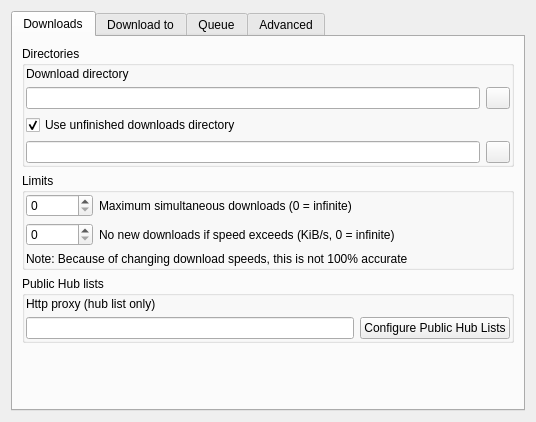
<?xml version="1.0" encoding="UTF-8"?>
<ui version="4.0">
 <class>UISettingsDownloads</class>
 <widget class="QWidget" name="UISettingsDownloads">
  <property name="geometry">
   <rect>
    <x>0</x>
    <y>0</y>
    <width>536</width>
    <height>422</height>
   </rect>
  </property>
  <property name="windowTitle">
   <string>Form</string>
  </property>
  <layout class="QGridLayout" name="gridLayout_5">
   <item row="0" column="1">
    <widget class="QTabWidget" name="tabWidget">
     <property name="sizePolicy">
      <sizepolicy hsizetype="Preferred" vsizetype="Preferred">
       <horstretch>0</horstretch>
       <verstretch>0</verstretch>
      </sizepolicy>
     </property>
     <property name="currentIndex">
      <number>0</number>
     </property>
     <widget class="QWidget" name="tab">
      <attribute name="title">
       <string>Downloads</string>
      </attribute>
      <layout class="QVBoxLayout" name="verticalLayout">
       <item>
        <widget class="QGroupBox" name="groupBox">
         <property name="title">
          <string>Directories</string>
         </property>
         <layout class="QGridLayout" name="gridLayout_2">
          <property name="margin">
           <number>1</number>
          </property>
          <item row="1" column="0">
           <widget class="LineEdit" name="lineEdit_DLDIR"/>
          </item>
          <item row="3" column="0">
           <widget class="LineEdit" name="lineEdit_UNF_DL_DIR"/>
          </item>
          <item row="0" column="0">
           <widget class="QLabel" name="label">
            <property name="text">
             <string>Download directory</string>
            </property>
           </widget>
          </item>
          <item row="1" column="1">
           <widget class="QPushButton" name="pushButton_BROWSE">
            <property name="maximumSize">
             <size>
              <width>24</width>
              <height>16777215</height>
             </size>
            </property>
            <property name="text">
             <string/>
            </property>
           </widget>
          </item>
          <item row="3" column="1">
           <widget class="QPushButton" name="pushButton_BROWSE1">
            <property name="maximumSize">
             <size>
              <width>24</width>
              <height>16777215</height>
             </size>
            </property>
            <property name="text">
             <string/>
            </property>
           </widget>
          </item>
          <item row="2" column="0">
           <widget class="QCheckBox" name="checkBox_NO_USE_TEMP_DIR">
            <property name="text">
             <string>Use unfinished downloads directory</string>
            </property>
            <property name="checked">
             <bool>true</bool>
            </property>
           </widget>
          </item>
         </layout>
        </widget>
       </item>
       <item>
        <widget class="QGroupBox" name="groupBox_2">
         <property name="title">
          <string>Limits</string>
         </property>
         <layout class="QGridLayout" name="gridLayout_4">
          <property name="margin">
           <number>1</number>
          </property>
          <item row="1" column="0">
           <widget class="QSpinBox" name="spinBox_NONEWDL">
            <property name="toolTip">
             <string>This is another method of limiting simultaneous downloads,
designed to prevent new downloads if your existing downloads
exceed a specific threshold. It's measured in kibibytes per second,
and a value of zero will disable this limit.</string>
            </property>
            <property name="maximum">
             <number>100000</number>
            </property>
           </widget>
          </item>
          <item row="0" column="0">
           <widget class="QSpinBox" name="spinBox_MAXDL">
            <property name="toolTip">
             <string>This limits the number of simultaneous downloads.
A value of 0 means no limit.</string>
            </property>
           </widget>
          </item>
          <item row="0" column="1">
           <widget class="QLabel" name="label_3">
            <property name="sizePolicy">
             <sizepolicy hsizetype="Expanding" vsizetype="Preferred">
              <horstretch>0</horstretch>
              <verstretch>0</verstretch>
             </sizepolicy>
            </property>
            <property name="text">
             <string>Maximum simultaneous downloads (0 = infinite)</string>
            </property>
            <property name="wordWrap">
             <bool>true</bool>
            </property>
           </widget>
          </item>
          <item row="1" column="1">
           <widget class="QLabel" name="label_4">
            <property name="sizePolicy">
             <sizepolicy hsizetype="Expanding" vsizetype="Preferred">
              <horstretch>0</horstretch>
              <verstretch>0</verstretch>
             </sizepolicy>
            </property>
            <property name="text">
             <string>No new downloads if speed exceeds (KiB/s, 0 = infinite)</string>
            </property>
            <property name="wordWrap">
             <bool>true</bool>
            </property>
           </widget>
          </item>
          <item row="2" column="0" colspan="2">
           <widget class="QLabel" name="label_5">
            <property name="text">
             <string>Note: Because of changing download speeds, this is not 100% accurate</string>
            </property>
            <property name="wordWrap">
             <bool>true</bool>
            </property>
           </widget>
          </item>
         </layout>
        </widget>
       </item>
       <item>
        <widget class="QGroupBox" name="groupBox_3">
         <property name="title">
          <string>Public Hub lists</string>
         </property>
         <layout class="QGridLayout" name="gridLayout">
          <property name="margin">
           <number>1</number>
          </property>
          <item row="1" column="0">
           <widget class="LineEdit" name="lineEdit_PROXY">
            <property name="toolTip">
             <string>This HTTP proxy will only be used to request
the Public Hub List specified above.
It's not used for uploads, downloads, or connecting to a hub.</string>
            </property>
           </widget>
          </item>
          <item row="0" column="0">
           <widget class="QLabel" name="label_6">
            <property name="text">
             <string>Http proxy (hub list only)</string>
            </property>
           </widget>
          </item>
          <item row="1" column="1">
           <widget class="QPushButton" name="pushButton_CFGLISTS">
            <property name="text">
             <string>Configure Public Hub Lists</string>
            </property>
           </widget>
          </item>
         </layout>
        </widget>
       </item>
       <item>
        <spacer name="verticalSpacer">
         <property name="orientation">
          <enum>Qt::Vertical</enum>
         </property>
         <property name="sizeHint" stdset="0">
          <size>
           <width>20</width>
           <height>7</height>
          </size>
         </property>
        </spacer>
       </item>
      </layout>
     </widget>
     <widget class="QWidget" name="tab_2">
      <attribute name="title">
       <string>Download to</string>
      </attribute>
      <layout class="QGridLayout" name="gridLayout_6">
       <item row="0" column="0">
        <widget class="QTreeWidget" name="treeWidget">
         <property name="sizePolicy">
          <sizepolicy hsizetype="Expanding" vsizetype="Expanding">
           <horstretch>0</horstretch>
           <verstretch>0</verstretch>
          </sizepolicy>
         </property>
         <property name="minimumSize">
          <size>
           <width>0</width>
           <height>0</height>
          </size>
         </property>
         <property name="editTriggers">
          <set>QAbstractItemView::NoEditTriggers</set>
         </property>
         <property name="rootIsDecorated">
          <bool>false</bool>
         </property>
         <property name="itemsExpandable">
          <bool>false</bool>
         </property>
         <property name="expandsOnDoubleClick">
          <bool>false</bool>
         </property>
         <property name="columnCount">
          <number>2</number>
         </property>
         <attribute name="headerCascadingSectionResizes">
          <bool>true</bool>
         </attribute>
         <attribute name="headerDefaultSectionSize">
          <number>200</number>
         </attribute>
         <attribute name="headerMinimumSectionSize">
          <number>50</number>
         </attribute>
         <column>
          <property name="text">
           <string>Path</string>
          </property>
         </column>
         <column>
          <property name="text">
           <string>Alias</string>
          </property>
         </column>
        </widget>
       </item>
      </layout>
     </widget>
     <widget class="QWidget" name="tab_3">
      <attribute name="title">
       <string>Queue</string>
      </attribute>
      <layout class="QGridLayout" name="gridLayout_7">
       <item row="0" column="0">
        <widget class="QGroupBox" name="groupBox_4">
         <property name="title">
          <string>Auto-priority settings</string>
         </property>
         <layout class="QGridLayout" name="gridLayout_8">
          <property name="margin">
           <number>1</number>
          </property>
          <item row="0" column="1">
           <widget class="QSpinBox" name="spinBox_HTPMAX">
            <property name="toolTip">
             <string>Files with the same or under the entered size
will be set to Highest as priority. (default: 64 KiB)</string>
            </property>
            <property name="maximum">
             <number>10000</number>
            </property>
           </widget>
          </item>
          <item row="0" column="4">
           <widget class="QSpinBox" name="spinBox_HPMAX">
            <property name="toolTip">
             <string>Files with the same or under the entered size, but above Highest
prio max size, will be set to High as priority. (default: 0 KiB)</string>
            </property>
            <property name="maximum">
             <number>10000</number>
            </property>
           </widget>
          </item>
          <item row="1" column="1">
           <widget class="QSpinBox" name="spinBox_NPMAX">
            <property name="toolTip">
             <string>Files with the same or under the entered size, but above Highest and
High prio max size, will be set to Normal as priority. (default: 0 KiB)</string>
            </property>
            <property name="maximum">
             <number>10000</number>
            </property>
           </widget>
          </item>
          <item row="1" column="4">
           <widget class="QSpinBox" name="spinBox_LPMAX">
            <property name="toolTip">
             <string>Files with the same or under the entered size, but above Highest, High
and Normal prio max size, will be set to Low as priority. (default: 0 KiB)</string>
            </property>
            <property name="maximum">
             <number>10000</number>
            </property>
           </widget>
          </item>
          <item row="0" column="0">
           <widget class="QLabel" name="label_7">
            <property name="sizePolicy">
             <sizepolicy hsizetype="Expanding" vsizetype="Preferred">
              <horstretch>0</horstretch>
              <verstretch>0</verstretch>
             </sizepolicy>
            </property>
            <property name="text">
             <string>Highest priority max size (KiB)</string>
            </property>
            <property name="wordWrap">
             <bool>true</bool>
            </property>
           </widget>
          </item>
          <item row="0" column="3">
           <widget class="QLabel" name="label_9">
            <property name="sizePolicy">
             <sizepolicy hsizetype="Expanding" vsizetype="Preferred">
              <horstretch>0</horstretch>
              <verstretch>0</verstretch>
             </sizepolicy>
            </property>
            <property name="text">
             <string>High priority max size (KiB)</string>
            </property>
            <property name="wordWrap">
             <bool>true</bool>
            </property>
           </widget>
          </item>
          <item row="1" column="0">
           <widget class="QLabel" name="label_8">
            <property name="sizePolicy">
             <sizepolicy hsizetype="Expanding" vsizetype="Preferred">
              <horstretch>0</horstretch>
              <verstretch>0</verstretch>
             </sizepolicy>
            </property>
            <property name="text">
             <string>Normal priority max size (KiB)</string>
            </property>
            <property name="wordWrap">
             <bool>true</bool>
            </property>
           </widget>
          </item>
          <item row="1" column="3">
           <widget class="QLabel" name="label_10">
            <property name="sizePolicy">
             <sizepolicy hsizetype="Expanding" vsizetype="Preferred">
              <horstretch>0</horstretch>
              <verstretch>0</verstretch>
             </sizepolicy>
            </property>
            <property name="text">
             <string>Low priority max size (KiB)</string>
            </property>
            <property name="wordWrap">
             <bool>true</bool>
            </property>
           </widget>
          </item>
          <item row="0" column="2">
           <spacer name="horizontalSpacer">
            <property name="orientation">
             <enum>Qt::Horizontal</enum>
            </property>
            <property name="sizeType">
             <enum>QSizePolicy::Preferred</enum>
            </property>
            <property name="sizeHint" stdset="0">
             <size>
              <width>5</width>
              <height>20</height>
             </size>
            </property>
           </spacer>
          </item>
         </layout>
        </widget>
       </item>
       <item row="1" column="0">
        <widget class="QGroupBox" name="groupBox_5">
         <property name="title">
          <string>Auto-drop settings</string>
         </property>
         <layout class="QGridLayout" name="gridLayout_9">
          <property name="margin">
           <number>1</number>
          </property>
          <item row="0" column="1">
           <widget class="QSpinBox" name="spinBox_DROPSB">
            <property name="toolTip">
             <string>If the download speed of a file is below the entered value,
the source will be dropped. (default: 1024 B/s)</string>
            </property>
            <property name="maximum">
             <number>1000000</number>
            </property>
           </widget>
          </item>
          <item row="0" column="4">
           <widget class="QSpinBox" name="spinBox_CHECKEVERY">
            <property name="toolTip">
             <string>Check every x second(s) if the source is slow. (default: 10 s)</string>
            </property>
            <property name="maximum">
             <number>1000</number>
            </property>
           </widget>
          </item>
          <item row="1" column="1">
           <widget class="QSpinBox" name="spinBox_MINELAPSED">
            <property name="toolTip">
             <string>Amount of time (in seconds) that has to pass since the download
started before a source can be dropped. (default: 15 s)</string>
            </property>
            <property name="maximum">
             <number>1000</number>
            </property>
           </widget>
          </item>
          <item row="1" column="4">
           <widget class="QSpinBox" name="spinBox_MAXINACT">
            <property name="toolTip">
             <string>This is the maximal time since the last chunk of data for
the file was received. It is meant to improve speed measurement
accuracy and to prevent dropping sources that are going to be
disconnected only because of their current inactivity. (default: 10 s)</string>
            </property>
            <property name="maximum">
             <number>1000</number>
            </property>
           </widget>
          </item>
          <item row="2" column="1">
           <widget class="QSpinBox" name="spinBox_MINSRCONLINE">
            <property name="toolTip">
             <string>Minimum amount of sources before any sources
will be dropped. (default: 1)</string>
            </property>
            <property name="maximum">
             <number>1000</number>
            </property>
           </widget>
          </item>
          <item row="2" column="4">
           <widget class="QSpinBox" name="spinBox_MINFSZ">
            <property name="toolTip">
             <string>Minimum filesize before sources will be dropped (in KiB). (default: 0 KiB)</string>
            </property>
            <property name="maximum">
             <number>100000</number>
            </property>
           </widget>
          </item>
          <item row="0" column="0">
           <widget class="QLabel" name="label_11">
            <property name="sizePolicy">
             <sizepolicy hsizetype="Expanding" vsizetype="Preferred">
              <horstretch>0</horstretch>
              <verstretch>0</verstretch>
             </sizepolicy>
            </property>
            <property name="text">
             <string>Drop sources below (B/s)</string>
            </property>
            <property name="wordWrap">
             <bool>true</bool>
            </property>
           </widget>
          </item>
          <item row="0" column="3">
           <widget class="QLabel" name="label_12">
            <property name="sizePolicy">
             <sizepolicy hsizetype="Expanding" vsizetype="Preferred">
              <horstretch>0</horstretch>
              <verstretch>0</verstretch>
             </sizepolicy>
            </property>
            <property name="text">
             <string>Check every (s)</string>
            </property>
            <property name="wordWrap">
             <bool>true</bool>
            </property>
           </widget>
          </item>
          <item row="1" column="0">
           <widget class="QLabel" name="label_13">
            <property name="sizePolicy">
             <sizepolicy hsizetype="Expanding" vsizetype="Preferred">
              <horstretch>0</horstretch>
              <verstretch>0</verstretch>
             </sizepolicy>
            </property>
            <property name="text">
             <string>Min. elapsed (s)</string>
            </property>
            <property name="wordWrap">
             <bool>true</bool>
            </property>
           </widget>
          </item>
          <item row="1" column="3">
           <widget class="QLabel" name="label_14">
            <property name="sizePolicy">
             <sizepolicy hsizetype="Expanding" vsizetype="Preferred">
              <horstretch>0</horstretch>
              <verstretch>0</verstretch>
             </sizepolicy>
            </property>
            <property name="text">
             <string>Max inactivity (s)</string>
            </property>
            <property name="wordWrap">
             <bool>true</bool>
            </property>
           </widget>
          </item>
          <item row="2" column="0">
           <widget class="QLabel" name="label_15">
            <property name="sizePolicy">
             <sizepolicy hsizetype="Expanding" vsizetype="Preferred">
              <horstretch>0</horstretch>
              <verstretch>0</verstretch>
             </sizepolicy>
            </property>
            <property name="text">
             <string>Min sources online</string>
            </property>
            <property name="wordWrap">
             <bool>true</bool>
            </property>
           </widget>
          </item>
          <item row="2" column="3">
           <widget class="QLabel" name="label_16">
            <property name="sizePolicy">
             <sizepolicy hsizetype="Expanding" vsizetype="Preferred">
              <horstretch>0</horstretch>
              <verstretch>0</verstretch>
             </sizepolicy>
            </property>
            <property name="text">
             <string>Min filesize (KiB)</string>
            </property>
            <property name="wordWrap">
             <bool>true</bool>
            </property>
           </widget>
          </item>
          <item row="0" column="2">
           <spacer name="horizontalSpacer_2">
            <property name="orientation">
             <enum>Qt::Horizontal</enum>
            </property>
            <property name="sizeType">
             <enum>QSizePolicy::Preferred</enum>
            </property>
            <property name="sizeHint" stdset="0">
             <size>
              <width>5</width>
              <height>20</height>
             </size>
            </property>
           </spacer>
          </item>
         </layout>
        </widget>
       </item>
       <item row="2" column="0">
        <widget class="QGroupBox" name="groupBox_6">
         <property name="title">
          <string>Other options</string>
         </property>
         <layout class="QGridLayout" name="gridLayout_10">
          <property name="margin">
           <number>1</number>
          </property>
          <item row="0" column="0">
           <widget class="QListWidget" name="listWidget">
            <property name="minimumSize">
             <size>
              <width>0</width>
              <height>0</height>
             </size>
            </property>
            <item>
             <property name="text">
              <string>Set lowest priority for newly added files larger than low priority size</string>
             </property>
             <property name="toolTip">
              <string>With this enabled, files that are larger than Low prio max size
are set to Lowest as priority.
If disabled, the files will be set to Normal as priority.</string>
             </property>
             <property name="checkState">
              <enum>Checked</enum>
             </property>
             <property name="flags">
              <set>ItemIsSelectable|ItemIsUserCheckable|ItemIsEnabled</set>
             </property>
            </item>
            <item>
             <property name="text">
              <string>Auto-drop slow sources for all queue items (except filelists)</string>
             </property>
             <property name="toolTip">
              <string>This option removes the slow sources for all queue items (except file lists).
To enable autodrop, turn on either &quot;Autodrop slow sources for all queue items&quot;
or &quot;Remove slow file lists&quot; (or both of them).</string>
             </property>
             <property name="checkState">
              <enum>Checked</enum>
             </property>
             <property name="flags">
              <set>ItemIsSelectable|ItemIsUserCheckable|ItemIsEnabled</set>
             </property>
            </item>
            <item>
             <property name="text">
              <string>Remove slow filelists</string>
             </property>
             <property name="toolTip">
              <string>With this option enabled, SkyliteDC++ will delete a file list whose speed
was recognized as too slow.
To enable autodrop, turn on either &quot;Autodrop slow sources for all queue items&quot;
or &quot;Remove slow file lists&quot; (or both of them).</string>
             </property>
             <property name="checkState">
              <enum>Checked</enum>
             </property>
             <property name="flags">
              <set>ItemIsSelectable|ItemIsUserCheckable|ItemIsEnabled</set>
             </property>
            </item>
            <item>
             <property name="text">
              <string>Don't remove the source when auto-dropping, only disconnect</string>
             </property>
             <property name="toolTip">
              <string>With this option enabled, sources will only be disconnected
but not removed from the queue.</string>
             </property>
             <property name="checkState">
              <enum>Checked</enum>
             </property>
             <property name="flags">
              <set>ItemIsSelectable|ItemIsUserCheckable|ItemIsEnabled</set>
             </property>
            </item>
            <item>
             <property name="text">
              <string>Automatically search for alternative download locations</string>
             </property>
             <property name="toolTip">
              <string>Every few minutes, the client will search for files in your
Download Queue to find more download locations (more users/sources).
The autosearch will find exact matches by searching via hash.
The drawback is that it may won't find much more sources
and will prevent manual searches on hubs where
a predefined search interval rule is in effect.</string>
             </property>
             <property name="checkState">
              <enum>Checked</enum>
             </property>
             <property name="flags">
              <set>ItemIsSelectable|ItemIsUserCheckable|ItemIsEnabled</set>
             </property>
            </item>
            <item>
             <property name="text">
              <string>Automatically match queue for auto search hits</string>
             </property>
             <property name="toolTip">
              <string>Enable to automatically download a user's list and match them
as sources for files in your Download Queue when they've been
discovered as a source for one of the files you're downloading.
If you download files in sets, that user is probably a source
for many more files you're downloading. Enable if unsure.
The drawbacks are that it might add slower sources, possibly
increasing the time needed to complete a download,
and that you'll download a lot of file lists.</string>
             </property>
             <property name="checkState">
              <enum>Checked</enum>
             </property>
             <property name="flags">
              <set>ItemIsSelectable|ItemIsUserCheckable|ItemIsEnabled</set>
             </property>
            </item>
            <item>
             <property name="text">
              <string>Skip zero-byte files</string>
             </property>
             <property name="toolTip">
              <string>When this option is enabled, any zero byte files you
try to download will be silently skipped.
Sometimes empty files contain information through their naming.
However every file, even an empty one, will consume some drive space.</string>
             </property>
             <property name="checkState">
              <enum>Checked</enum>
             </property>
             <property name="flags">
              <set>ItemIsSelectable|ItemIsUserCheckable|ItemIsEnabled</set>
             </property>
            </item>
            <item>
             <property name="text">
              <string>Don't download files already in share</string>
             </property>
             <property name="toolTip">
              <string>This option will stop you from downloading files
which already exist in one of your shared directories.</string>
             </property>
             <property name="checkState">
              <enum>Checked</enum>
             </property>
             <property name="flags">
              <set>ItemIsSelectable|ItemIsUserCheckable|ItemIsEnabled</set>
             </property>
            </item>
            <item>
             <property name="text">
              <string>Don't download files already in the queue</string>
             </property>
             <property name="toolTip">
              <string>This option will stop you from downloading files
which already exist in your queue.</string>
             </property>
             <property name="checkState">
              <enum>Checked</enum>
             </property>
             <property name="flags">
              <set>ItemIsSelectable|ItemIsUserCheckable|ItemIsEnabled</set>
             </property>
            </item>
            <item>
             <property name="text">
              <string>SFV Check</string>
             </property>
             <property name="toolTip">
              <string/>
             </property>
             <property name="checkState">
              <enum>Checked</enum>
             </property>
            </item>
            <item>
             <property name="text">
              <string>Keep downloaded filelists</string>
             </property>
             <property name="toolTip">
              <string>Enable this option if you want to keep downloaded filelists
in the download queue after they have been finished.
After downloaded the queue items will have 'Finished' status
and you can delete these finished entries anytime later.
Note that if you physically move/delete your downloaded files from
their target location, it won't result automatic deletion of
the corresponding finished entries from the queue.
If you disable this function, it won't remove existing finished items
from the queue either, you must do that manually.</string>
             </property>
             <property name="checkState">
              <enum>Checked</enum>
             </property>
            </item>
            <item>
             <property name="text">
              <string>Keep downloaded files</string>
             </property>
             <property name="toolTip">
              <string>Enable this option if you want to keep downloaded files and folders
in the download queue after they have been finished.
After downloaded the queue items will have 'Finished' status
and you can delete these finished entries anytime later.
Using this function you can keep track of what files are already
downloaded right there in the download queue without the need
of checking the Finished Downloads window.
Note that if you physically move/delete your downloaded files from
their target location, it won't result automatic deletion of
the corresponding finished entries from the queue.
If you disable this function, it won't remove existing finished items
from the queue either, you must do that manually.</string>
             </property>
             <property name="checkState">
              <enum>Checked</enum>
             </property>
            </item>
            <item>
             <property name="text">
              <string>Compressed transfers</string>
             </property>
             <property name="checkState">
              <enum>Checked</enum>
             </property>
             <property name="flags">
              <set>ItemIsSelectable|ItemIsUserCheckable|ItemIsEnabled</set>
             </property>
            </item>
            <item>
             <property name="text">
              <string>Segmented downloads</string>
             </property>
             <property name="checkState">
              <enum>Checked</enum>
             </property>
            </item>
           </widget>
          </item>
         </layout>
        </widget>
       </item>
      </layout>
     </widget>
     <widget class="QWidget" name="tab_4">
      <attribute name="title">
       <string>Advanced</string>
      </attribute>
      <layout class="QVBoxLayout" name="verticalLayout_2">
       <item>
        <widget class="QFrame" name="frame">
         <property name="frameShape">
          <enum>QFrame::StyledPanel</enum>
         </property>
         <property name="frameShadow">
          <enum>QFrame::Raised</enum>
         </property>
         <layout class="QGridLayout" name="gridLayout_3">
          <item row="0" column="0">
           <widget class="QLabel" name="label_2">
            <property name="sizePolicy">
             <sizepolicy hsizetype="Expanding" vsizetype="Preferred">
              <horstretch>0</horstretch>
              <verstretch>0</verstretch>
             </sizepolicy>
            </property>
            <property name="text">
             <string>Interval for auto search alternates (minutes)</string>
            </property>
            <property name="wordWrap">
             <bool>true</bool>
            </property>
           </widget>
          </item>
          <item row="0" column="1">
           <widget class="QSpinBox" name="spinBox_AUTO_SEARCH_TIME">
            <property name="minimum">
             <number>1</number>
            </property>
            <property name="maximum">
             <number>100</number>
            </property>
            <property name="value">
             <number>1</number>
            </property>
           </widget>
          </item>
          <item row="1" column="0">
           <widget class="QLabel" name="label_17">
            <property name="text">
             <string>Segment size (in MB, 0 = auto segment size)</string>
            </property>
           </widget>
          </item>
          <item row="1" column="1">
           <widget class="QSpinBox" name="spinBox_SEGMENT_SIZE">
            <property name="maximum">
             <number>1000</number>
            </property>
           </widget>
          </item>
         </layout>
        </widget>
       </item>
       <item>
        <widget class="QCheckBox" name="checkBox_ALLOW_SIM_UPLOADS">
         <property name="text">
          <string>Allow simultaneous uploads by one user from few NMDC hubs</string>
         </property>
        </widget>
       </item>
       <item>
        <widget class="QCheckBox" name="checkBox_ALLOW_UPLOAD_MULTI_HUB">
         <property name="text">
          <string>Allow simultaneous uploads by one IP</string>
         </property>
        </widget>
       </item>
       <item>
        <spacer name="verticalSpacer_2">
         <property name="orientation">
          <enum>Qt::Vertical</enum>
         </property>
         <property name="sizeHint" stdset="0">
          <size>
           <width>20</width>
           <height>295</height>
          </size>
         </property>
        </spacer>
       </item>
      </layout>
     </widget>
    </widget>
   </item>
  </layout>
 </widget>
 <customwidgets>
  <customwidget>
   <class>LineEdit</class>
   <extends>QLineEdit</extends>
   <header>LineEdit.h</header>
  </customwidget>
 </customwidgets>
 <resources/>
 <connections>
  <connection>
   <sender>checkBox_NO_USE_TEMP_DIR</sender>
   <signal>toggled(bool)</signal>
   <receiver>lineEdit_UNF_DL_DIR</receiver>
   <slot>setEnabled(bool)</slot>
   <hints>
    <hint type="sourcelabel">
     <x>255</x>
     <y>168</y>
    </hint>
    <hint type="destinationlabel">
     <x>255</x>
     <y>141</y>
    </hint>
   </hints>
  </connection>
  <connection>
   <sender>checkBox_NO_USE_TEMP_DIR</sender>
   <signal>toggled(bool)</signal>
   <receiver>pushButton_BROWSE1</receiver>
   <slot>setEnabled(bool)</slot>
   <hints>
    <hint type="sourcelabel">
     <x>255</x>
     <y>168</y>
    </hint>
    <hint type="destinationlabel">
     <x>507</x>
     <y>141</y>
    </hint>
   </hints>
  </connection>
 </connections>
</ui>
